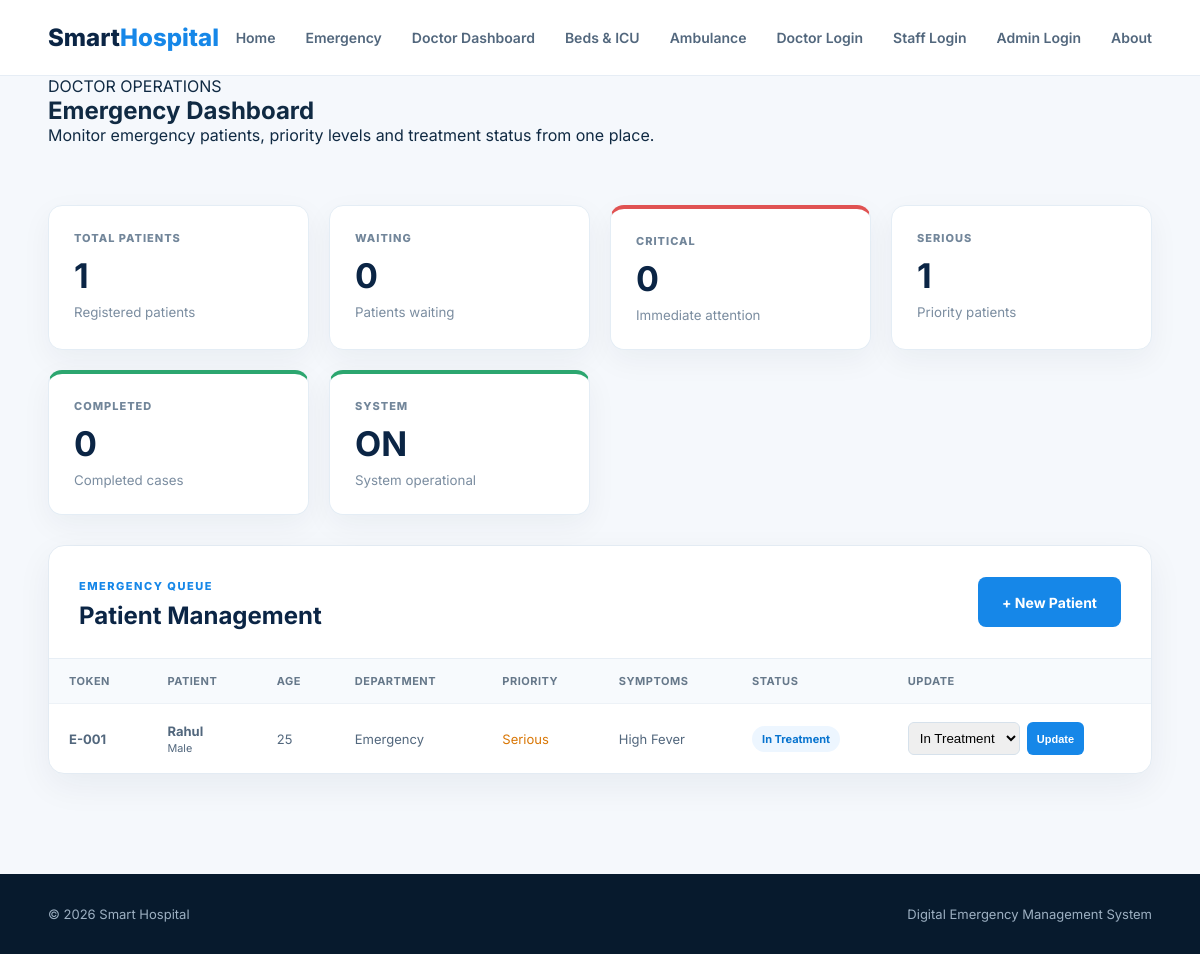
Page /dashboard on the earlier database version.
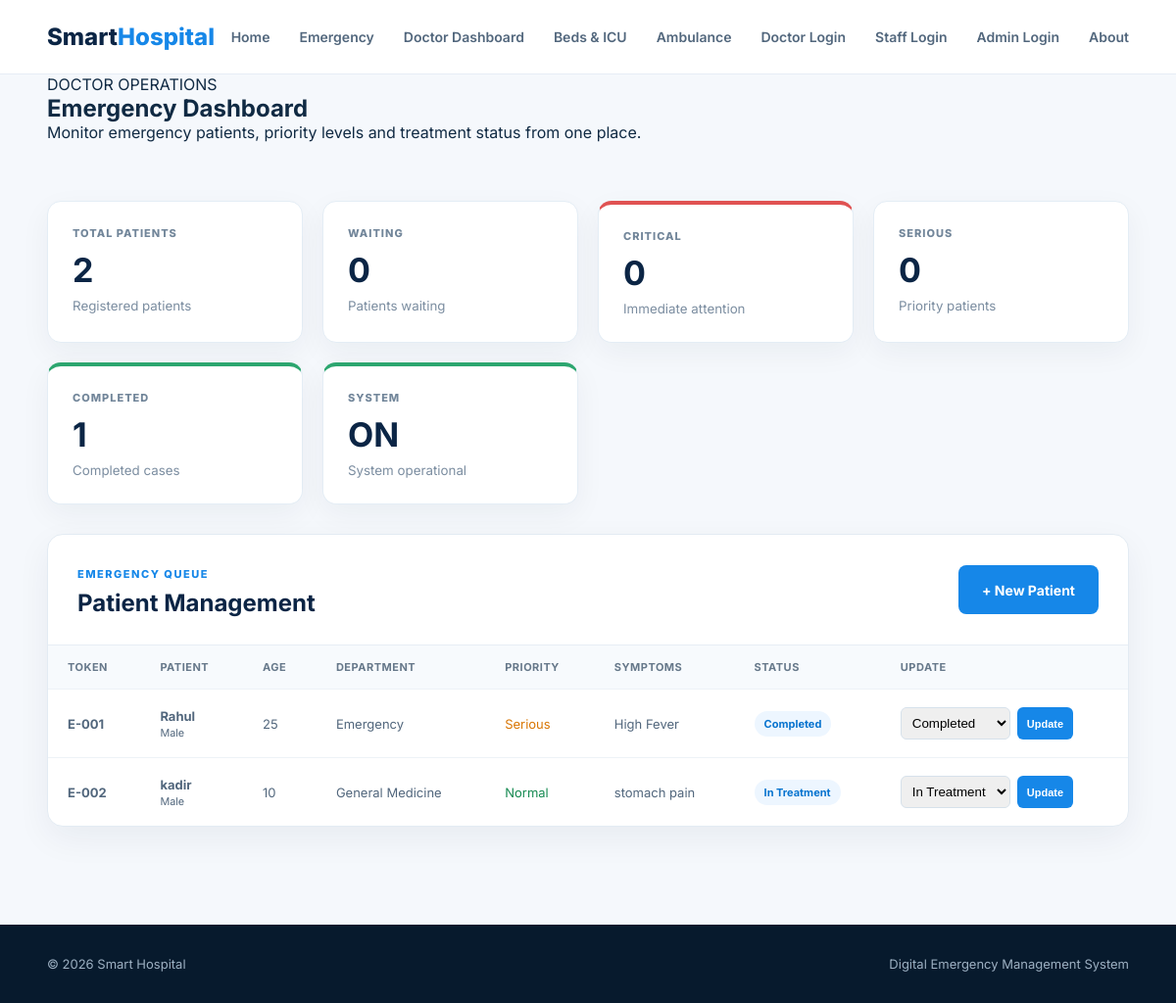
Same page on the later database version.
### tables this page shows
CREATE TABLE patients (
            id INTEGER PRIMARY KEY AUTOINCREMENT,
            token TEXT UNIQUE NOT NULL,
            name TEXT NOT NULL,
            age INTEGER NOT NULL,
            gender TEXT NOT NULL,
            phone TEXT NOT NULL,
            department TEXT NOT NULL,
            emergency_level TEXT NOT NULL,
            symptoms TEXT,
            status TEXT DEFAULT 'Waiting',
            created_at TEXT NOT NULL
        );

### app.py (the view)
@app.route("/dashboard")
def dashboard():
    conn = get_db()
    waiting = conn.execute("""
        SELECT COUNT(*) AS total
        FROM patients
        WHERE status = 'Waiting'
    """).fetchone()["total"]
    critical = conn.execute("""
        SELECT COUNT(*) AS total
        FROM patients
        WHERE emergency_level = 'Critical'
        AND status != 'Completed'
    """).fetchone()["total"]
    serious = conn.execute("""
        SELECT COUNT(*) AS total
        FROM patients
        WHERE emergency_level = 'Serious'
        AND status != 'Completed'
    """).fetchone()["total"]
    completed = conn.execute("""
        SELECT COUNT(*) AS total
        FROM patients
        WHERE status = 'Completed'
    """).fetchone()["total"]
    total_patients = conn.execute("""
        SELECT COUNT(*) AS total
        FROM patients
    """).fetchone()["total"]
    patient_list = conn.execute("""
        SELECT *
        FROM patients

        ORDER BY

            CASE emergency_level

                WHEN 'Critical' THEN 1

                WHEN 'Serious' THEN 2

                WHEN 'Normal' THEN 3

                ELSE 4

            END,

            id ASC
    """).fetchall()
    conn.close()
    stats = {
        "waiting": waiting,
        "critical": critical,
        "serious": serious,
        "completed": completed,
        "total": total_patients
    }
    return render_template(
        "dashboard.html",
        stats=stats,
        patients=patient_list
    )

### app.py (called while the page is built)
def get_db():
    conn = sqlite3.connect(DB_PATH)
    conn.row_factory = sqlite3.Row
    return conn

### templates/dashboard.html (shortened to what the changed rows need)
<!DOCTYPE html>
<html lang="en">
<head>
    <link rel="stylesheet"
          href="{{ url_for('static', filename='style.css') }}">
</head>
<body>
<section class="page-header">
    <div class="container">
        <h1>
            Emergency Dashboard
        </h1>
    </div>
</section>
<section class="dashboard-section">
    <div class="container">
        <div class="stats-grid">
            <div class="stat-card">
                <span>
                    TOTAL PATIENTS
                </span>
                <strong>
                    {{ stats.total }}
                </strong>
                <small>
                    Registered patients
                </small>
            </div>
            <div class="stat-card">
                <span>
                    SERIOUS
                </span>
                <strong>
                    {{ stats.serious }}
                </strong>
                <small>
                    Priority patients
                </small>
            </div>
            <div class="stat-card online-card">
                <span>
                    COMPLETED
                </span>
                <strong>
                    {{ stats.completed }}
                </strong>
                <small>
                    Completed cases
                </small>
            </div>
        </div>
        <div class="queue-card">
            <div class="queue-header">
                <div>
                    <h2>
                        Patient Management
                    </h2>
                </div>
            </div>
            {% if patients %}
            <div class="table-wrapper">
                <table>
                    <thead>
                        <tr>
                            <th>
                                Token
                            </th>
                            <th>
                                Patient
                            </th>
                            <th>
                                Age
                            </th>
                            <th>
                                Department
                            </th>
                            <th>
                                Priority
                            </th>
                            <th>
                                Symptoms
                            </th>
                            <th>
                                Status
                            </th>
                            <th>
                                Update
                            </th>
                        </tr>
                    </thead>
                    <tbody>
                    {% for patient in patients %}
                        <tr>
                            <td>
                                <strong>
                                    {{ patient["token"] }}
                                </strong>
                            </td>
                            <td>
                                <strong>
                                    {{ patient["name"] }}
                                </strong>
                                <br>
                                <small>
                                    {{ patient["gender"] }}
                                </small>
                            </td>
                            <td>
                                {{ patient["age"] }}
                            </td>
                            <td>
                                {{ patient["department"] }}
                            </td>
                            <td>
                                {% if patient["emergency_level"] == "Critical" %}
                                    <span class="priority-badge priority-critical">
                                        Critical
                                    </span>
                                {% elif patient["emergency_level"] == "Serious" %}
                                    <span class="priority-badge priority-serious">
                                        Serious
                                    </span>
                                {% else %}
                                    <span class="priority-badge priority-normal">
                                        Normal
                                    </span>
                                {% endif %}
                            </td>
                            <td>
                                {% if patient["symptoms"] %}
                                    {{ patient["symptoms"] }}
                                {% else %}
                                    <span>
                                        Not provided
                                    </span>
                                {% endif %}
                            </td>
                            <td>
                                {% if patient["status"] == "Waiting" %}
                                    <span class="status-badge">
                                        Waiting
                                    </span>
                                {% elif patient["status"] == "In Treatment" %}
                                    <span class="status-badge treatment-status">
                                        In Treatment
                                    </span>
                                {% elif patient["status"] == "Completed" %}
                                    <span class="status-badge completed-status">
                                        Completed
                                    </span>
                                {% else %}
                                    <span class="status-badge">
                                        {{ patient["status"] }}
                                    </span>
                                {% endif %}
                            </td>
                            <td>
                                <form
                                    action="{{ url_for('update_status', patient_id=patient['id']) }}"
                                    method="POST"
                                    class="status-form"
                                >
                                    <select name="status">
                                        <option
                                            value="In Treatment"
                                            {% if patient["status"] == "In Treatment" %}
                                                selected
                                            {% endif %}
                                        >
                                            In Treatment
                                        </option>
                                        <option
                                            value="Completed"
                                            {% if patient["status"] == "Completed" %}
                                                selected
                                            {% endif %}
                                        >
                                            Completed
                                        </option>
                                    </select>
                                    <button
                                        type="submit"
                                        class="update-btn"
                                    >
                                        Update
                                    </button>
                                </form>
                            </td>
                        </tr>
                    {% endfor %}
                    </tbody>
                </table>
            </div>
            {% endif %}
        </div>
    </div>
</section>
</body>
</html>

Differences in the rows shown:
changed patients "Rahul": status "In Treatment" → "Completed"
added patients: token "E-002", name "kadir", gender "Male", age "10", department "General Medicine", emergency_level "Normal", symptoms "stomach pain", shows "In Treatment", status "In Treatment"
Other differences:
{{ stats.total }}: "1" → "2"
{{ stats.serious }}: "1" → "0"
{{ stats.completed }}: "0" → "1"
